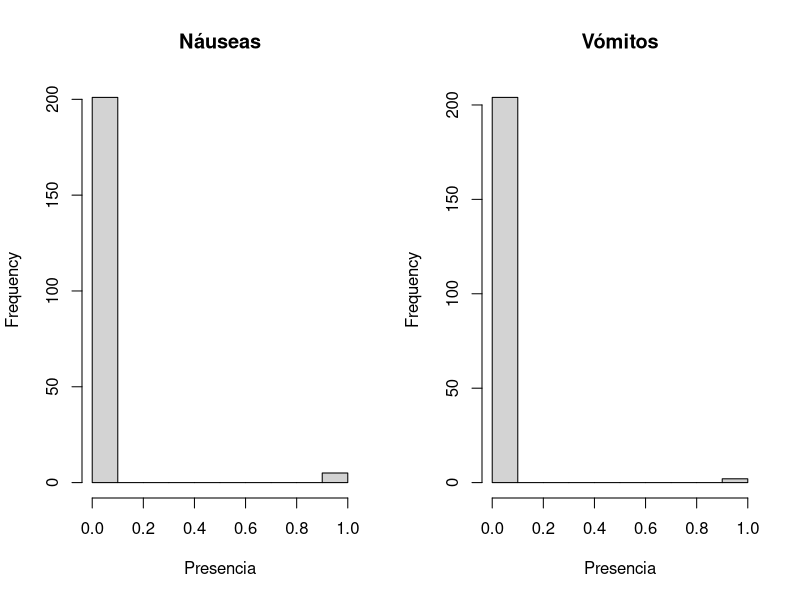
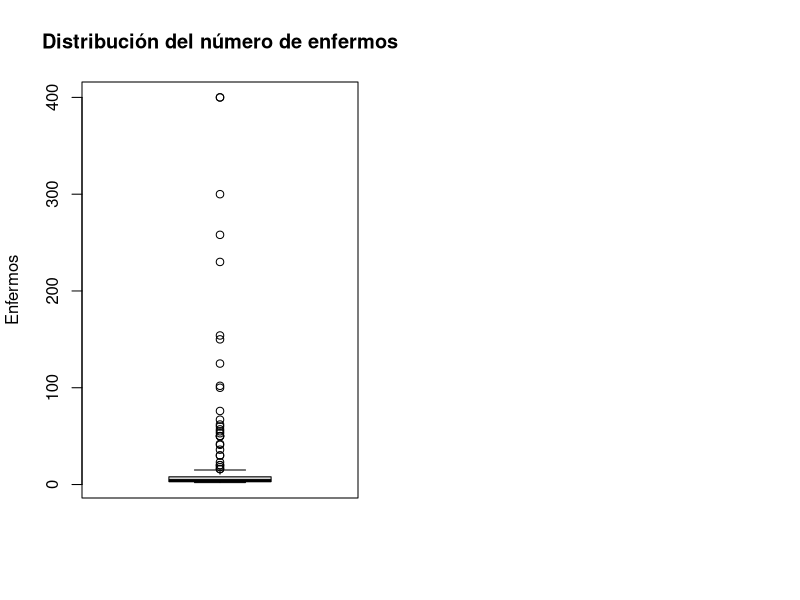

These figures' R source, in order: (Note: this script raises an error after producing the figures.)
## ---- chunk 1
# Limpiar entorno
rm(list = ls())

# Cargar datos
datos <- read.table(
  "../data/data modificada 5 sem.csv",
  sep = ";",
  header = TRUE,
  fileEncoding = "latin1",
  check.names = FALSE
)

# Normalizar nombres de columnas
colnames(datos) <- make.names(colnames(datos))

# Convertir a matriz numérica
dato1 <- data.matrix(datos)
vari <- colnames(datos)

# Dimensiones del conjunto de datos
dim(dato1)
## ---- chunk 2
par(mfrow = c(1, 2))

# Síntomas (variables binarias)
hist(dato1[, 29], main = "Náuseas", xlab = "Presencia")
hist(dato1[, 30], main = "Vómitos", xlab = "Presencia")
## ---- chunk 3
# Variable de interés principal
boxplot(dato1[, 8], main = "Distribución del número de enfermos",
        ylab = "Enfermos")
## ---- chunk 4
summary(dato1)

# Medias por variable
apply(dato1, 2, mean)
## ---- chunk 5
# Matriz de correlación
cor_mat <- cor(dato1)

# Correlaciones más altas (excluyendo la diagonal)
cor_values <- cor_mat[upper.tri(cor_mat)]
sort(abs(cor_values), decreasing = TRUE)[1:10]
## ---- chunk 6
dato_df <- data.frame(dato1)

modelo_poisson <- glm(
  Enfermos ~ . - Año.estadistico - Fallecidos - Tasa.Letalidad,
  data = dato_df,
  family = poisson
)

summary(modelo_poisson)
## ---- chunk 7
library(glmnet)

# Matriz de diseño
x <- model.matrix(Enfermos ~ ., dato_df)
y <- dato_df$Enfermos

# Validación cruzada
cv_lasso <- cv.glmnet(
  x,
  y,
  family = "poisson",
  alpha = 1
)

# Mejor lambda
cv_lasso$lambda.min
## ---- chunk 8
# Coeficientes seleccionados por LASSO
coef(cv_lasso, s = "lambda.min")
## ---- chunk 9
# Excluir variable respuesta
pca <- prcomp(dato1[, -8], scale. = TRUE)

summary(pca)
## ---- chunk 10
plot(pca, main = "Scree plot")
biplot(pca)
